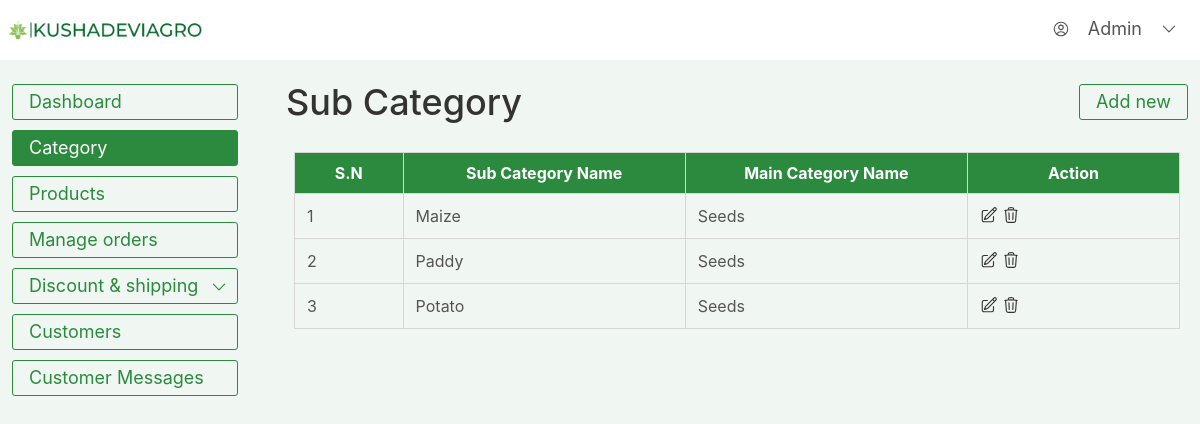
Page /admin/sub-category.php (signed in) on the committed database.
### tables this page shows
CREATE TABLE `t_sub_category` (
  `s_cat_id` int NOT NULL,
  `s_cat_name` varchar(50) NOT NULL,
  `m_cat_id` int NOT NULL
);

CREATE TABLE `t_main_category` (
  `m_cat_id` int NOT NULL,
  `m_cat_name` varchar(50) NOT NULL
);

### admin/sub-category.php (the view, shortened to what this page needs)
<?php require_once("header.php"); ?>
<section class="generic-section">
  <div class="grid-gap-sm grid-2-cols-unequal-big">
    <?php require_once("admin-sidebar.php"); ?>
    <div class="generic-container">
      <div class="section-head margin-bottom-sm">
        <h2 class="section-title">Sub Category</h2>
        <a href="?add" class="btn btn-ghost btn-small">Add new</a>
      </div>
      <div class="table-container">
        <table>
          <thead>
            <tr>
              <th style="width: 12rem;">S.N</th>
              <th style="width: 32rem;">Sub Category Name</th>
              <th style="width: 32rem;">Main Category Name</th>
              <th style="width: 24rem;">Action</th>
            </tr>
          </thead>
          <tbody>
            <?php
            $query = "select * from t_sub_category natural join t_main_category order by s_cat_id desc";
            $result = mysqli_query($conn, $query);
            $i = 0;
            foreach ($result as $row) {
            ?>
              <tr>
                <td><?php echo ++$i; ?></td>
                <td><?php echo $row["s_cat_name"]; ?></td>
                <td><?php echo $row["m_cat_name"]; ?></td>
                <td>
                  <a href="?edit=<?php echo $row["s_cat_id"]; ?>&m_cat_id=<?php echo $row["m_cat_id"] ?>">
                  </a>
                  <a href="?delete=<?php echo $row["s_cat_id"]; ?>" onclick="return confirm('Do you really want to delete?')">
                  </a>
                </td>
              </tr>
            <?php } ?>
          </tbody>
        </table>
      </div>
    </div>
  </div>
</section>
<?php require_once("barebone-footer.php") ?>

### css/common.css (style rules this page uses)
* { margin: 0; padding: 0; box-sizing: border-box; }
html { font-size: 62.5%; scroll-behavior: smooth; scroll-padding-top: 6.2rem; }
body { font-family: "inter", sans-serif; line-height: 1; font-weight: 400; color: #555; }
.grid-gap-sm { display: grid; gap: 2.4rem; }
.grid-2-cols-unequal-big { grid-template-columns: 250px 1fr; }
a { text-decoration: none; }
.btn { border: 1px solid #2b8a3e; color: #2b8a3e; border-radius: 3px; cursor: pointer; }
.btn:link, .btn:visited { display: inline-block; text-decoration: none; border-radius: 3px; transition: all 0.3s; border: 1px solid #2b8a3e; }
.btn-ghost:link, .btn-ghost:visited { color: #2b8a3e; border: 1px solid #2b8a3e; }
.btn-small { font-size: 1.8rem; padding: 0.8rem 1.6rem; }
.icon { color: #333; transition: all 0.3s; }
.margin-bottom-sm { margin-bottom: 1.6rem !important; }

### admin/css/style.css (style rules this page uses)
.table-container { padding: 0 0.8rem; height: 80vh; overflow-y: auto; position: relative; }
thead { position: sticky; top: 0; background: #2b8a3e; color: #fff; }
tr, th, td { border: 1px solid #d6d6d6; font-size: 1.6rem; padding: 1.2rem; }
table { border-collapse: collapse; }
.action-icon { width: 1.8rem; height: 1.8rem; }
.section-title { font-size: 3.6rem; font-weight: 500; color: #333; margin-bottom: 1.6rem; }
.generic-section { padding: 1.2rem 0; background-color: #f0f7f2; }
.generic-container { padding: 1.2rem; }
.section-head { display: flex; justify-content: space-between; align-items: center; }
.section-head .btn { align-self: flex-start; }

### rows in the picture
t_sub_category: s_cat_name "Maize", m_cat.m_cat_name "Seeds"
t_sub_category: s_cat_name "Paddy", m_cat.m_cat_name "Seeds"
t_sub_category: s_cat_name "Potato", m_cat.m_cat_name "Seeds"
